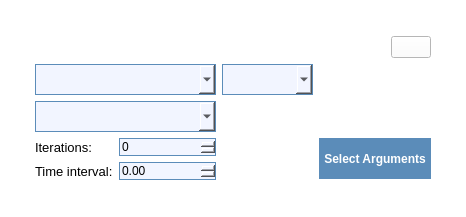
<?xml version="1.0" encoding="UTF-8"?>
<ui version="4.0">
 <class>Form</class>
 <widget class="QWidget" name="Form">
  <property name="geometry">
   <rect>
    <x>0</x>
    <y>0</y>
    <width>466</width>
    <height>217</height>
   </rect>
  </property>
  <property name="maximumSize">
   <size>
    <width>500</width>
    <height>16777215</height>
   </size>
  </property>
  <property name="windowTitle">
   <string>Form</string>
  </property>
  <property name="styleSheet">
   <string notr="true">background-color: white;</string>
  </property>
  <layout class="QHBoxLayout" name="horizontalLayout_3">
   <item>
    <widget class="QWidget" name="widget" native="true">
     <property name="sizePolicy">
      <sizepolicy hsizetype="Fixed" vsizetype="Fixed">
       <horstretch>0</horstretch>
       <verstretch>0</verstretch>
      </sizepolicy>
     </property>
     <layout class="QHBoxLayout" name="horizontalLayout_2">
      <item>
       <layout class="QGridLayout" name="gridLayout">
        <item row="0" column="0" colspan="3">
         <layout class="QHBoxLayout" name="horizontalLayout">
          <item>
           <spacer name="horizontalSpacer">
            <property name="orientation">
             <enum>Qt::Horizontal</enum>
            </property>
            <property name="sizeHint" stdset="0">
             <size>
              <width>338</width>
              <height>20</height>
             </size>
            </property>
           </spacer>
          </item>
          <item>
           <widget class="QPushButton" name="delete_btn">
            <property name="sizePolicy">
             <sizepolicy hsizetype="Fixed" vsizetype="Fixed">
              <horstretch>0</horstretch>
              <verstretch>0</verstretch>
             </sizepolicy>
            </property>
            <property name="maximumSize">
             <size>
              <width>45</width>
              <height>16777215</height>
             </size>
            </property>
            <property name="styleSheet">
             <string notr="true"/>
            </property>
            <property name="text">
             <string/>
            </property>
           </widget>
          </item>
         </layout>
        </item>
        <item row="1" column="0">
         <widget class="QComboBox" name="select_contract">
          <property name="sizePolicy">
           <sizepolicy hsizetype="Fixed" vsizetype="Fixed">
            <horstretch>0</horstretch>
            <verstretch>0</verstretch>
           </sizepolicy>
          </property>
          <property name="minimumSize">
           <size>
            <width>181</width>
            <height>31</height>
           </size>
          </property>
          <property name="styleSheet">
           <string notr="true">border: 1px solid #5b8cb9;  
background-color: #f2f5ff;</string>
          </property>
          <property name="placeholderText">
           <string>Select Contract</string>
          </property>
         </widget>
        </item>
        <item row="1" column="1">
         <widget class="QComboBox" name="select_version">
          <property name="sizePolicy">
           <sizepolicy hsizetype="Fixed" vsizetype="Fixed">
            <horstretch>0</horstretch>
            <verstretch>0</verstretch>
           </sizepolicy>
          </property>
          <property name="minimumSize">
           <size>
            <width>91</width>
            <height>31</height>
           </size>
          </property>
          <property name="styleSheet">
           <string notr="true">border: 1px solid #5b8cb9;  
background-color: #f2f5ff;</string>
          </property>
          <property name="placeholderText">
           <string>version</string>
          </property>
         </widget>
        </item>
        <item row="2" column="0">
         <widget class="QComboBox" name="select_function">
          <property name="sizePolicy">
           <sizepolicy hsizetype="Fixed" vsizetype="Fixed">
            <horstretch>0</horstretch>
            <verstretch>0</verstretch>
           </sizepolicy>
          </property>
          <property name="minimumSize">
           <size>
            <width>181</width>
            <height>31</height>
           </size>
          </property>
          <property name="styleSheet">
           <string notr="true">border: 1px solid #5b8cb9;
background-color: #f2f5ff;</string>
          </property>
          <property name="placeholderText">
           <string>Select Function</string>
          </property>
         </widget>
        </item>
        <item row="3" column="0">
         <layout class="QFormLayout" name="formLayout">
          <item row="0" column="0">
           <widget class="QLabel" name="label_2">
            <property name="font">
             <font>
              <family>Arial</family>
              <pointsize>10</pointsize>
             </font>
            </property>
            <property name="styleSheet">
             <string notr="true">border: none</string>
            </property>
            <property name="text">
             <string>Iterations:</string>
            </property>
           </widget>
          </item>
          <item row="0" column="1">
           <widget class="QSpinBox" name="iterations">
            <property name="sizePolicy">
             <sizepolicy hsizetype="Preferred" vsizetype="Fixed">
              <horstretch>0</horstretch>
              <verstretch>0</verstretch>
             </sizepolicy>
            </property>
            <property name="styleSheet">
             <string notr="true">border: 1px solid #5b8cb9;
background-color: #f2f5ff;</string>
            </property>
           </widget>
          </item>
          <item row="1" column="0">
           <widget class="QLabel" name="label">
            <property name="font">
             <font>
              <family>Arial</family>
              <pointsize>10</pointsize>
             </font>
            </property>
            <property name="text">
             <string>Time interval:</string>
            </property>
           </widget>
          </item>
          <item row="1" column="1">
           <widget class="QDoubleSpinBox" name="time_interval">
            <property name="styleSheet">
             <string notr="true">border: 1px solid #5b8cb9;
background-color: #f2f5ff;</string>
            </property>
           </widget>
          </item>
         </layout>
        </item>
        <item row="3" column="1">
         <spacer name="horizontalSpacer_2">
          <property name="orientation">
           <enum>Qt::Horizontal</enum>
          </property>
          <property name="sizeHint" stdset="0">
           <size>
            <width>88</width>
            <height>20</height>
           </size>
          </property>
         </spacer>
        </item>
        <item row="3" column="2">
         <widget class="QPushButton" name="select_arguments">
          <property name="sizePolicy">
           <sizepolicy hsizetype="Fixed" vsizetype="Fixed">
            <horstretch>0</horstretch>
            <verstretch>0</verstretch>
           </sizepolicy>
          </property>
          <property name="minimumSize">
           <size>
            <width>0</width>
            <height>41</height>
           </size>
          </property>
          <property name="font">
           <font>
            <bold>true</bold>
           </font>
          </property>
          <property name="styleSheet">
           <string notr="true">#select_arguments {
border: none; padding: 5px; background-color: #5b8cb9; color: white;
}

#select_arguments::hover {
background-color: #517da6;
}
</string>
          </property>
          <property name="text">
           <string>Select Arguments</string>
          </property>
         </widget>
        </item>
       </layout>
      </item>
     </layout>
    </widget>
   </item>
  </layout>
 </widget>
 <resources/>
 <connections/>
</ui>
